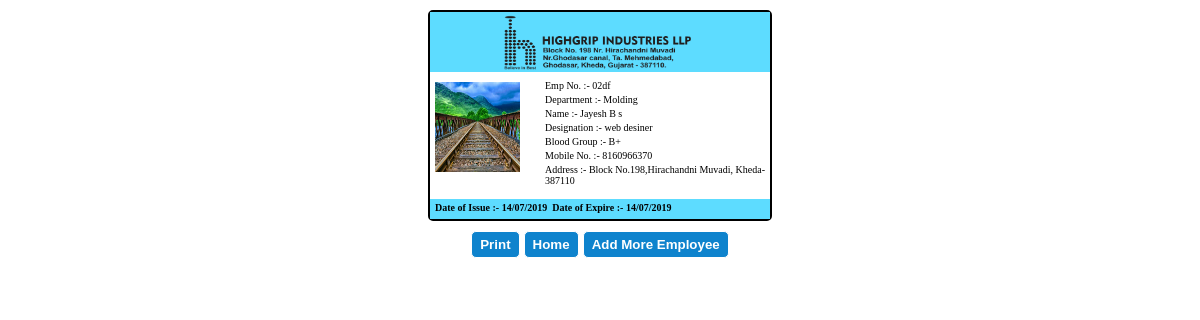
Page /passview.php?id=8 on the committed database.
### tables this page shows
CREATE TABLE "Emp" (
	"id"	INTEGER PRIMARY KEY AUTOINCREMENT,
	"empno"	TEXT,
	"department"	TEXT,
	"fname"	TEXT,
	"designation"	TEXT,
	"bloodgroup"	TEXT,
	"number"	TEXT,
	"gender"	TEXT,
	"address"	TEXT,
	"photo"	TEXT
);

### passview.php (the view, shortened to what this page needs)
<?php
include_once('conection.php');
$id= $_GET['id'];
$que="select * from Emp where id=:id";
$st=$db->prepare($que);
$st->execute(array(
	'id'=>$id
));
$res=$st->fetchall(PDO::FETCH_ASSOC)[0];
?>
<!DOCTYPE html>
<html>
<head>
  <link rel="stylesheet" type="text/css" href="Assets/css/font/css/all.min.css">
</head>
<body>
<div class="id-card-holder">
		<div class="header">
			 <img class="logo" src="Assets/image/logo.png">
		</div>
		<div class="id_detiles">
			<div class="id_photo" style="float: left;">
			  <img class="id_logo" src="<?php echo $res['photo']; ?>">
			</div>
			  <div class="emp_det" style="float: left;">
			  	<p class="empfont">Emp No. :-  <?php echo $res['empno'];  ?></p>
			  	<p class="empfont">Department :-  <?php echo $res['department']; ?></p>
			  	<p class="empfont">Name :-  <?php echo $res['fname']; ?></p>
				<p class="empfont">Designation :- <?php echo $res['designation']; ?></p>
				<p class="empfont">Blood Group :- <?php echo $res['bloodgroup']; ?></p>
				<p class="empfont">Mobile No. :-  <?php echo $res['number']; ?></p>
				<p class="empfont">Address :-  <?php echo $res['address']; ?></p>
			</div>
		</div>
		<div class="footer">
			<p class="p">Date of Issue :- <?php $date = new DateTime($_GET['isdate']);
echo $date->format('d/m/Y');  ?></p><p class="p">Date of Expire :- <?php
		$date = new DateTime($_GET['exdate']);
echo $date->format('d/m/Y'); ?></p>
		</div>
</div>
<div class="footer2">
<button class="fbutton" onclick="window.print()">Print</button>
<button class="fbutton" onclick="window.location.href='index.php'">Home </button>
<button class="fbutton" onclick="window.location.href='addemp.php'">Add More Employee</button>
</div>
</body>
</html>

### passview.php (style rules this page uses)
body { background-color: #fff; font-family:'verdana'; }
.id-card-holder { width: 340px !important; height: 207px !important; border: 2px solid black; border-radius: 5px; text-align: center; margin: 0px auto; margin-top: 10px; }
.header { height: 60px; background-color: #5ddcff; margin-bottom: 5px; }
.logo { width: 235px; height: 55px; margin-top: 3px; }
.id_detiles { height: 117px; background-color: #fff; margin-bottom: 5px; }
.id_photo { width: 95px; height: 100px; float: left; }
.id_logo { width: 85px; height: 90px; margin: 5px 0px 0px 0px; }
.emp_det { width: 245px; height: 100px; color: black!important; }
.empfont { color: black!important; font-size: 10PX; margin: 3px 0px 0px 20px; }
.footer { height: 20px; background-color: #5ddcff; }
p { margin: 0px; padding: 0px; text-align: left; color: #000; }
.p { float: left; font-size: 10PX; font-weight: 800; margin: 3px 0px 0px 5px; }
.footer2 { margin: 0px auto; padding: 0px; text-align: center; margin: 10px; }
.fbutton { cursor: pointer; padding: 5px 8px 5px 8px; color: #fff; font-weight: bold; border: 1px solid; background: #0e83cd; border-radius: 5px; }

### rows in the picture
emp: photo (picture), empno "02df", department "Molding", fname "Jayesh B s", designation "web desiner", bloodgroup "B+", number "8160966370", address "Block No.198,Hirachandni Muvadi, Kheda-387110"

### other values in the picture
$date->format('d/m/Y') "14/07/2019"
